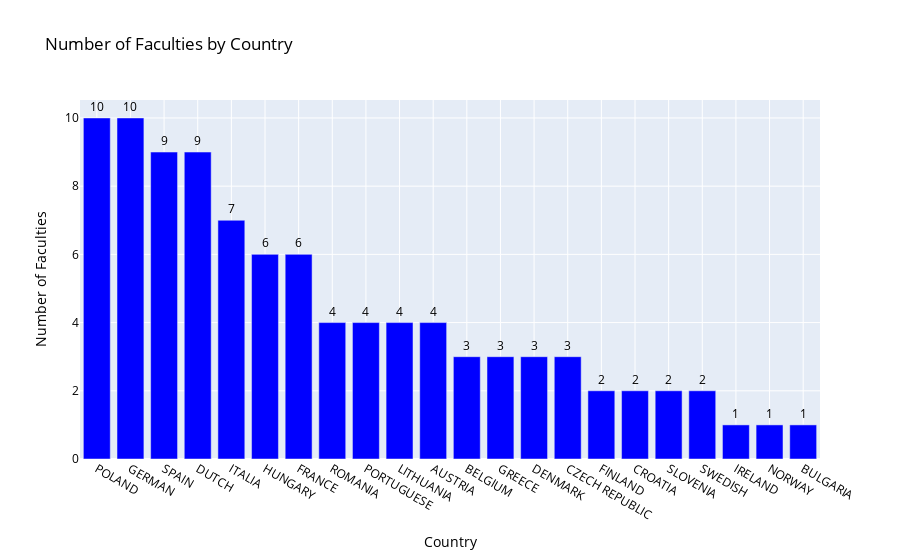

The notebook cell this image was saved under:
### Markdown cell above
### This interactive bar chart effectively communicates the average exam scores across countries, providing people with valuable insights into international academic performance. By leveraging this visualization, educational leaders can foster collaboration, identify best practices, and enhance educational standards globally.

### Code cell
# Group by COUNTRIES and count unique FACULTIES
country_faculties_count = df_analyst.groupby('COUNTRIES')['FACULTIES'].nunique().reset_index()

# Sort countries by the number of faculties in descending order
country_faculties_count = country_faculties_count.sort_values(by='FACULTIES', ascending=False)

# Create a bar plot using Plotly Graph Objects
fig = go.Figure(data=[
    go.Bar(x=country_faculties_count['COUNTRIES'], y=country_faculties_count['FACULTIES'],
           marker_color='blue', text=country_faculties_count['FACULTIES'],
           textposition='outside')
])

# Update layout
fig.update_layout(
    title='Number of Faculties by Country',
    xaxis_title='Country',
    yaxis_title='Number of Faculties',
    template='plotly',
    font=dict(size=12, color='black'),
    xaxis=dict(showgrid=True),
    yaxis=dict(showgrid=True),
    legend=dict(yanchor='top', y=1.1, xanchor='left', x=0.2)
)

fig.show()

### Figure 1 — Plotly figure (JSON) as saved in the notebook; plotly's stock layout.template omitted (floating-point values rounded to 4 significant figures)
{"data": [{"marker": {"color": "blue"}, "text": [10, 10, 9, 9, 7, 6, 6, 4, 4, 4, 4, 3, 3, 3, 3, 2, 2, 2, 2, 1, 1, 1], "textposition": "outside", "type": "bar", "x": ["POLAND", "GERMAN", "SPAIN", "DUTCH", "ITALIA", "HUNGARY", "FRANCE", "ROMANIA", "PORTUGUESE", "LITHUANIA", "AUSTRIA", "BELGIUM", "GREECE", "DENMARK", "CZECH REPUBLIC", "FINLAND", "CROATIA", "SLOVENIA", "SWEDISH", "IRELAND", "NORWAY", "BULGARIA"], "y": [10, 10, 9, 9, 7, 6, 6, 4, 4, 4, 4, 3, 3, 3, 3, 2, 2, 2, 2, 1, 1, 1]}], "layout": {"autosize": true, "font": {"color": "black", "size": 12}, "legend": {"x": 0.2, "xanchor": "left", "y": 1.1, "yanchor": "top"}, "title": {"text": "Number of Faculties by Country"}, "xaxis": {"autorange": true, "range": [-0.5, 21.5], "showgrid": true, "title": {"text": "Country"}, "type": "category"}, "yaxis": {"autorange": true, "range": [0, 10.53], "showgrid": true, "title": {"text": "Number of Faculties"}, "type": "linear"}}}
